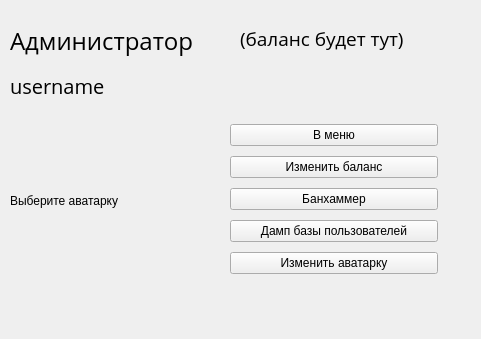
<?xml version="1.0" encoding="UTF-8"?>
<ui version="4.0">
 <class>MainWindow</class>
 <widget class="QMainWindow" name="MainWindow">
  <property name="geometry">
   <rect>
    <x>0</x>
    <y>0</y>
    <width>481</width>
    <height>339</height>
   </rect>
  </property>
  <property name="windowTitle">
   <string>MainWindow</string>
  </property>
  <widget class="QWidget" name="centralwidget">
   <widget class="QWidget" name="verticalLayoutWidget">
    <property name="geometry">
     <rect>
      <x>230</x>
      <y>120</y>
      <width>208</width>
      <height>161</height>
     </rect>
    </property>
    <layout class="QVBoxLayout" name="verticalLayout">
     <item>
      <widget class="QPushButton" name="pushButton_2">
       <property name="text">
        <string>В меню</string>
       </property>
      </widget>
     </item>
     <item>
      <widget class="QPushButton" name="pushButton_4">
       <property name="text">
        <string>Изменить баланс</string>
       </property>
      </widget>
     </item>
     <item>
      <widget class="QPushButton" name="pushButton_5">
       <property name="text">
        <string>Банхаммер</string>
       </property>
      </widget>
     </item>
     <item>
      <widget class="QPushButton" name="pushButton_3">
       <property name="text">
        <string>Дамп базы пользователей</string>
       </property>
      </widget>
     </item>
     <item>
      <widget class="QPushButton" name="pushButton">
       <property name="text">
        <string>Изменить аватарку</string>
       </property>
      </widget>
     </item>
    </layout>
   </widget>
   <widget class="QLabel" name="label_2">
    <property name="geometry">
     <rect>
      <x>10</x>
      <y>110</y>
      <width>171</width>
      <height>181</height>
     </rect>
    </property>
    <property name="text">
     <string>Выберите аватарку</string>
    </property>
   </widget>
   <widget class="QLabel" name="label">
    <property name="geometry">
     <rect>
      <x>10</x>
      <y>60</y>
      <width>171</width>
      <height>51</height>
     </rect>
    </property>
    <property name="font">
     <font>
      <family>Open Sans</family>
      <pointsize>15</pointsize>
     </font>
    </property>
    <property name="text">
     <string>username</string>
    </property>
   </widget>
   <widget class="QLabel" name="label_3">
    <property name="geometry">
     <rect>
      <x>240</x>
      <y>8</y>
      <width>231</width>
      <height>61</height>
     </rect>
    </property>
    <property name="font">
     <font>
      <family>Open Sans</family>
      <pointsize>14</pointsize>
     </font>
    </property>
    <property name="text">
     <string>(баланс будет тут)</string>
    </property>
   </widget>
   <widget class="QLabel" name="label_4">
    <property name="geometry">
     <rect>
      <x>10</x>
      <y>10</y>
      <width>211</width>
      <height>61</height>
     </rect>
    </property>
    <property name="font">
     <font>
      <family>Open Sans</family>
      <pointsize>18</pointsize>
     </font>
    </property>
    <property name="text">
     <string>Администратор</string>
    </property>
   </widget>
  </widget>
 </widget>
 <resources/>
 <connections/>
</ui>
